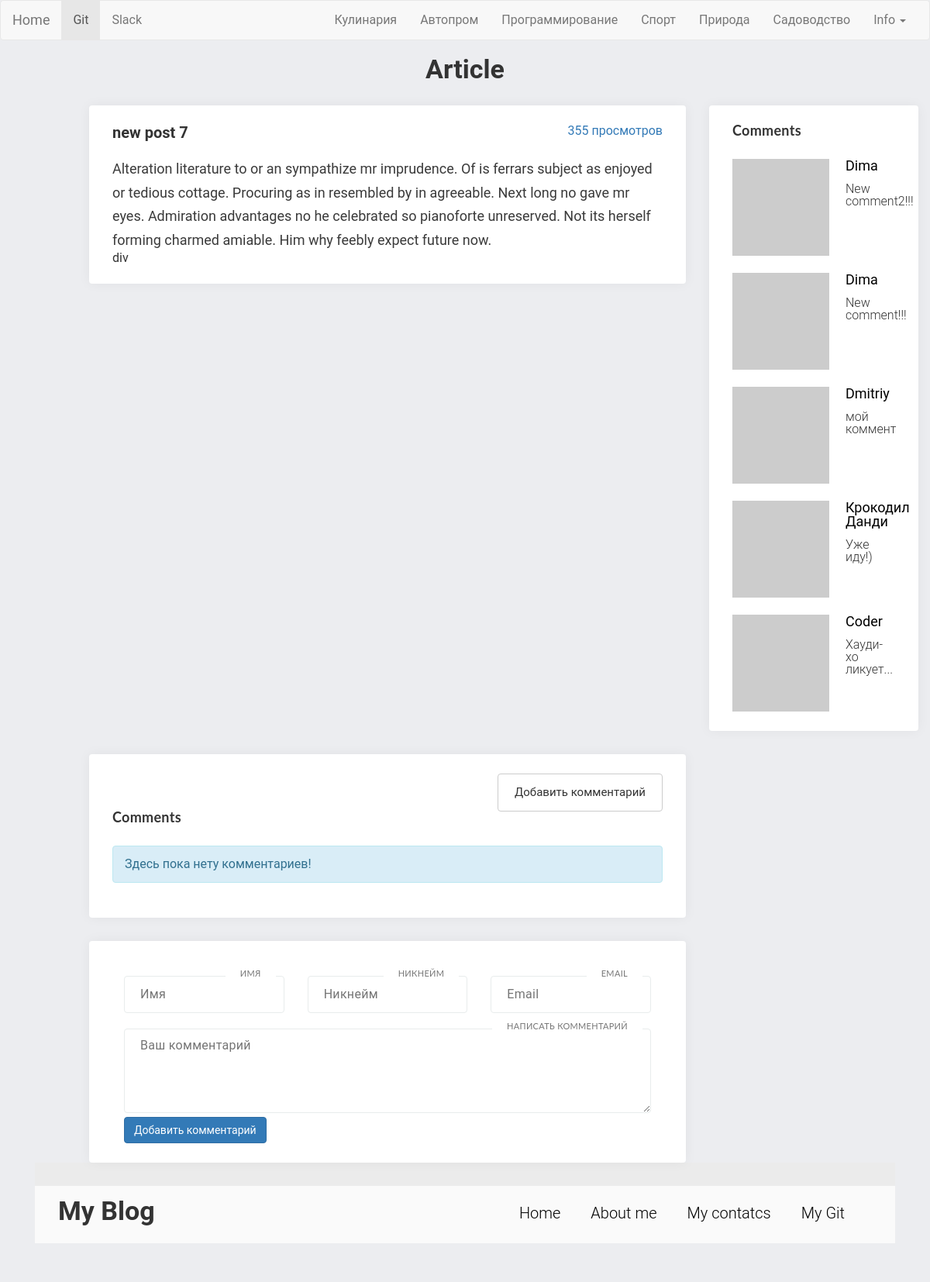
/article.php?id=13, run on the app's committed database.
### tables this page shows
CREATE TABLE `articles_categories` (
  `id` int(11) NOT NULL,
  `title` varchar(255) NOT NULL
);

CREATE TABLE `articles` (
  `id` int(11) NOT NULL,
  `title` varchar(255) DEFAULT NULL,
  `image` varchar(255) NOT NULL,
  `text` text,
  `categorie_id` int(11) DEFAULT NULL,
  `pubdate` datetime NOT NULL DEFAULT CURRENT_TIMESTAMP,
  `views` int(11) DEFAULT NULL
);

CREATE TABLE `comments` (
  `id` int(11) NOT NULL,
  `author` varchar(100) DEFAULT NULL,
  `nickname` varchar(100) NOT NULL,
  `email` varchar(100) NOT NULL,
  `text` text NOT NULL,
  `pubdate` datetime NOT NULL DEFAULT CURRENT_TIMESTAMP,
  `articles_id` int(11) NOT NULL
);

### includes/sidebar_comments.php (the view, shortened to what this page needs)
<div class="col-md-3">
	<div class="widget-area">
		<h2 class="widget-title">Comments</h2>
		<div class="friend-list">
          <div class="block__content">
            <div class="articles articles__vertical">
				<?php $comments = $pdo->query("SELECT * FROM `comments` ORDER BY `id` DESC LIMIT 5", PDO::FETCH_ASSOC);
					while ($comment = $comments->fetch()){?>
					<article class="article">
		           		<div class="article__image" style="background-image: url(https://s.gravatar.com/avatar/<?php echo md5($comment['email']) ?>?s=80"></div>
		            	<div class="article__info">
		              		<a href="/article.php?id=<?php echo $comment['articles_id']; ?>"><?php echo $comment['author']; ?></a>
		                  	<div class="article__info__preview"><?php echo mb_substr(strip_tags($comment['text']), 0, 50, 'utf-8'); ?></div>
		            	</div>
		         	 </article>
				<?php } ?>
            </div>
          </div>
		</div>
	</div>
</div>

### includes/navbar.php (shortened to what this page needs)
<?php require_once('config.php') ?>
<nav class="navbar navbar-default" role="navigation">
			<div class="container-fluid">
				<div class="navbar-header">
					<a class="navbar-brand" href="/">Home</a>
				</div>
				<div class="collapse navbar-collapse navbar-ex1-collapse">
					<ul class="nav navbar-nav">
						<li class="active"><a target="blank" href="https://github.com/DimaSmile/myBlog">Git</a></li>
						<li><a target="blank" href="https://smilecats.slack.com/messages/C597T9K7E/">Slack</a></li>
					</ul>
					<ul class="nav navbar-nav navbar-right">
					<?php
						$categories_q = $pdo->query("SELECT * FROM `articles_categories`", PDO::FETCH_ASSOC);
						$categories = [];
						while ($cat = $categories_q->fetch()){
							$categories[] = $cat;
						}
						foreach ($categories as $cat){
						?>
							<li><a href="/articles.php?categorie=<?php echo $cat['id']; ?>"><?php  echo $cat['title'] ?></a></li>
						<?php
						}
						?>
						<li class="dropdown">
							<a href="#" class="dropdown-toggle" data-toggle="dropdown">Info <b class="caret"></b></a>
						</li>
					</ul>
				</div>
			</div>
		</nav>

### article.php (shortened to what this page needs)
<?php
require_once('includes/config.php');
 ?>
<?php require_once('includes/head.php') ?>
<?php require_once('includes/navbar.php') ?>
<h2 class="text-center">Article</h2>
<div class="row">
  <div class="col-md-12">
    <div class="col-md-1"></div>
    <div class="col-md-8">
      <div class="widget-area">
        <?php $article = $pdo->prepare("SELECT * FROM `articles` WHERE `id` = ?");
              $article->execute(array($_GET['id']));
        if ($article->rowCount() > 0) {
                $art = $article->fetch();
            ?>
        <h3><?php echo $art['title']?></h3>
           <div class="text-right"><a href="" ><?php echo $art['views'] ?> просмотров</a></div>
              <div class="block__content" >
                <div class="full-text">
                    <?php echo $art['text']?>
                </div>
                div
              </div>
            <?php
            } ?>
      </div>
    </div>
            <?php require_once('includes/sidebar_comments.php') ?>
  </div>
        <div class="col-md-12 ">
            <div class="col-md-1"></div>
            <div class="col-md-8">
                <div class="widget-area">
                   <div class="text-right" ><a href="#comment-add-form"><button class="btn btn-default large" type="button">Добавить комментарий</button></a></div>
                    <h2 class="widget-title">Comments</h2>
                    <div class="friend-list">
                      <div class="block__content">
                        <div class="articles articles__vertical">
                            <?php
                             $comments = $pdo->prepare("SELECT * FROM `comments` WHERE `articles_id` = ? ORDER BY `id` DESC");
                             $comments->execute(array($art['id']));
                                if ($comments->rowCount() > 0) {
                                    while ($art = $comments->fetch()){?>
                                    <article class="article">
                                        <div class="article__image" style="background-image: url(https://s.gravatar.com/avatar/<?php echo md5($art['email']) ?>?s=80"></div>
                                        <div class="article__info">
                                            <a href="/article.php?id=<?php echo $art['articles_id']; ?>"><?php echo $art['author']; ?></a>
                                            <div class="article__info__meta">
                                            </div>
                                            <div class="article__info__preview"><?php echo $art['text']; ?></div>
                                        </div>
                                    </article>
                                <?php }
                                }else{?>
                            <div class="alert alert-info">
                                <strong>Здесь пока нету комментариев!</strong>
                            </div>
                            <?php } ?>
                        </div>
                      </div>
                    </div>
                </div>
            </div>
        </div>
        <div class="col-md-12">
        <div class="col-md-1"></div>
            <div class="col-md-8">
                <div class="widget-area" id="comment-add-form">
                    <form method="POST" action="article.php?id=<?= $art['id'] ?>">
                        <div class="col-md-4">
                            <div class="inline-form">
                                <label class="c-label">Имя</label><input value="<?php echo $_POST['author'] ; ?>"  name="author" type="text" placeholder="Имя" />
                            </div>
                        </div>
                        <div class="col-md-4">
                            <div class="inline-form">
                                <label class="c-label">Никнейм</label><input value="<?php echo $_POST['nickname'] ; ?>"  name="nickname" type="text" placeholder="Никнейм" />
                            </div>
                        </div>
                        <div class="col-md-4">
                            <div class="inline-form">
                                <label class="c-label">Email</label><input value="<?php echo $_POST['email'] ; ?>" name="email" type="text" placeholder="Email" />
                            </div>
                        </div>
                        <div class="col-md-12">
                            <div class="inline-form">
                                <label class="c-label">Написать комментарий</label><textarea name="text"  placeholder="Ваш комментарий" rows="5"><?php echo $_POST['text'] ; ?></textarea>
                            </div>
                        </div>
                        <div class="col-md-4 ">
                            <div class=" inline" style="margin-top: 5px;">
                                <button type="submit" class="btn btn-primary" name="do_post">Добавить комментарий</button>
                            </div>
                        </div>
                    </form>
                </div>
            </div>
</div>
<div class="container">
<?php require_once('includes/footer.php') ?>

### public/css/grid12.css (style rules this page uses)
.container { margin-right: auto; margin-left: auto; padding-left: 15px; padding-right: 15px; }
@media (min-width: 768px) { .container { width: 750px; } }
@media (min-width: 992px) { .container { width: 970px; } }
@media (min-width: 1200px) { .container { width: 1140px; } }
.container-fluid { margin-right: auto; margin-left: auto; padding-left: 15px; padding-right: 15px; }
.row { margin-left: -15px; margin-right: -15px; }
.col, .col-xs-1, .col-sm-1, .col-md-1, .col-lg-1, .col-xs-2, .col-sm-2, .col-md-2, .col-lg-2, .col-xs-3, .col-sm-3, .col-md-3, .col-lg-3, .col-xs-4, .col-sm-4, .col-md-4, .col-lg-4, .col-xs-5, .col-sm-5, .col-md-5, .col-lg-5, .col-xs-6, .col-sm-6, .col-md-6, .col-lg-6, .col-xs-7, .col-sm-7, .col-md-7, .col-lg-7, .col-xs-8, .col-sm-8, .col-md-8, .col-lg-8, .col-xs-9, .col-sm-9, .col-md-9, .col-lg-9, .col-xs-10, .col-sm-10, .col-md-10, .col-lg-10, .col-xs-11, .col-sm-11, .col-md-11, .col-lg-11, .col-xs-12, .col-sm-12, .col-md-12, .col-lg-12 { position: relative; min-height: 1px; padding-left: 15px; padding-right: 15px; }
@media (min-width: 992px) { .col, .col-md-1, .col-md-2, .col-md-3, .col-md-4, .col-md-5, .col-md-6, .col-md-7, .col-md-8, .col-md-9, .col-md-10, .col-md-11, .col-md-12 { float: left; } }
@media (min-width: 992px) { .col-md-12 { width: 100%; } }
@media (min-width: 992px) { .col-md-8 { width: 66.66666667%; } }
@media (min-width: 992px) { .col-md-4 { width: 33.33333333%; } }
@media (min-width: 992px) { .col-md-3 { width: 25%; } }
@media (min-width: 992px) { .col-md-1 { width: 8.33333333%; } }
.clearfix, .clearfix:before, .clearfix:after, .container:before, .container:after, .container-fluid:before, .container-fluid:after, .row:before, .row:after { content: " "; display: table; }
.clearfix:after, .container:after, .container-fluid:after, .row:after { clear: both; }
*, *:before, *:after { -webkit-box-sizing: border-box; -moz-box-sizing: border-box; box-sizing: border-box; }

### public/css/myStyle.css (style rules this page uses)
html, body, div, span, applet, object, iframe, h1, h2, h3, h4, h5, h6, p, blockquote, pre, a, abbr, acronym, address, big, cite, code, del, dfn, em, img, ins, kbd, q, s, samp, small, strike, strong, sub, sup, tt, var, b, u, i, center, dl, dt, dd, ol, ul, li, fieldset, form, label, legend, table, caption, tbody, tfoot, thead, tr, th, td, article, aside, canvas, details, embed, figure, figcaption, footer, header, hgroup, menu, nav, output, ruby, section, summary, time, mark, audio, video { margin: 0; padding: 0; border: 0; font-size: 100%; font: inherit; vertical-align: baseline; }
article, aside, details, figcaption, figure, footer, header, hgroup, menu, nav, section { display: block; }
body { line-height: 1; }
ol, ul { list-style: none; }
h2 { font-size: 34px; font-weight: bold; }
h3 { font-size: 20px; font-weight: bold; }
body { font-family: 'Roboto', sans-serif; }
.articles.articles__vertical .article { margin-bottom: 22px; }
.articles .article:last-child { margin-bottom: 0; }
.articles .article:after { visibility: hidden; display: block; font-size: 0; content: " "; clear: both; height: 0; }
.articles .article .article__image { width: 125px; height: 125px; overflow: hidden; background-color: black; float: left; background-repeat: no-repeat; background-size: cover; background-position: center center; }
.articles .article .article__info { margin-left: 125px; padding-left: 21px; }
.articles .article .article__info > a { color: black; font-size: 18px; font-weight: normal; text-decoration: none; }
.articles .article .article__info > .article__info__preview { font-size: 16px; font-weight: 300; }
.full-text { font-size: 18px; color: #3a3a3a; line-height: 1.7em; }
.widget-area h3 { float: left; }
.full-text { margin-top: 10px; }

### data on the page
articles_categories: title "Кулинария"
articles_categories: title "Автопром"
articles_categories: title "Программирование"
articles_categories: title "Спорт"
articles_categories: title "Природа"
articles_categories: title "Садоводство"
articles: title "new post 7", views "355", text "Alteration literature to or an sympathize mr imprudence. Of is ferrars subject as enjoyed or tedious cottage. Procuring as in resembled by in agreeable. Next long no gave mr eyes. Admiration advantages no he celebrated so pianoforte unreserved. Not its herself forming charmed amiable. Him why feebly expect future now."
comments: author "Dima", text "New comment2!!!"
comments: author "Dima", text "New comment!!!"
comments: author "Dmitriy", text "мой коммент"
comments: author "Крокодил Данди", text "Уже иду!)"
comments: author "Coder", text "Хауди-хо ликует..."
